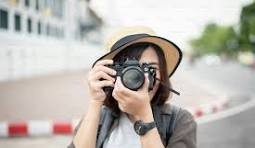
#> input picture GUVI/download.jpg, 255 x 148 px
$ python read.py
#> lines starting #> are read from the running program, lines starting #| are printed output that depends on the picture
import cv2
import matplotlib.pyplot as plt

img = cv2.imread("download.jpg")
#> img is the input picture: shape (148, 255, 3); mean B, G, R 174.9, 181.7, 186.4
print(img)
#> (printed output is left out)


m = cv2.rectangle(img,(50,50),(100,100),(255,0,0),2)
plt.imshow(cv2.cvtColor(img,cv2.COLOR_BGR2GRAY))
plt.axis("off")
plt.show()
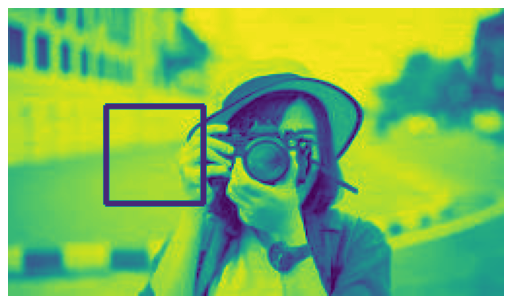
#> figure drawn by matplotlib, 1 panel
